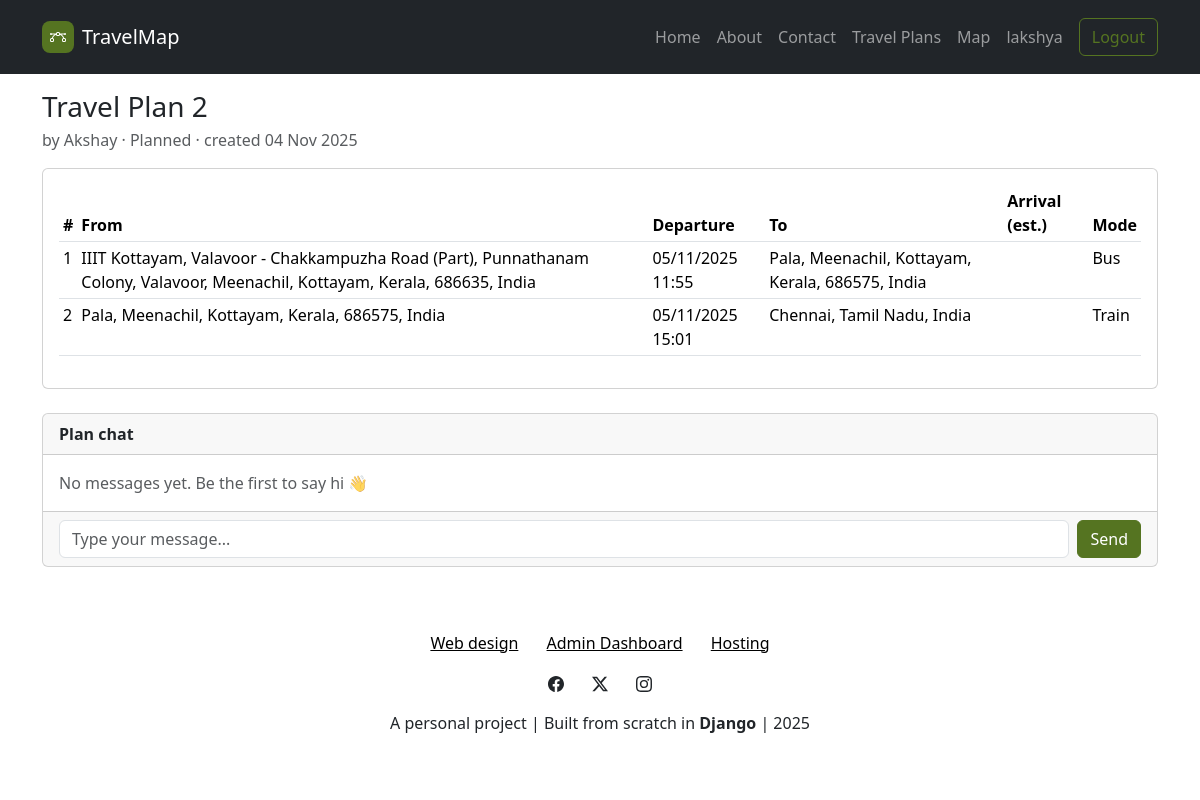
The app's page /travelplans/13/ (signed in), older data.
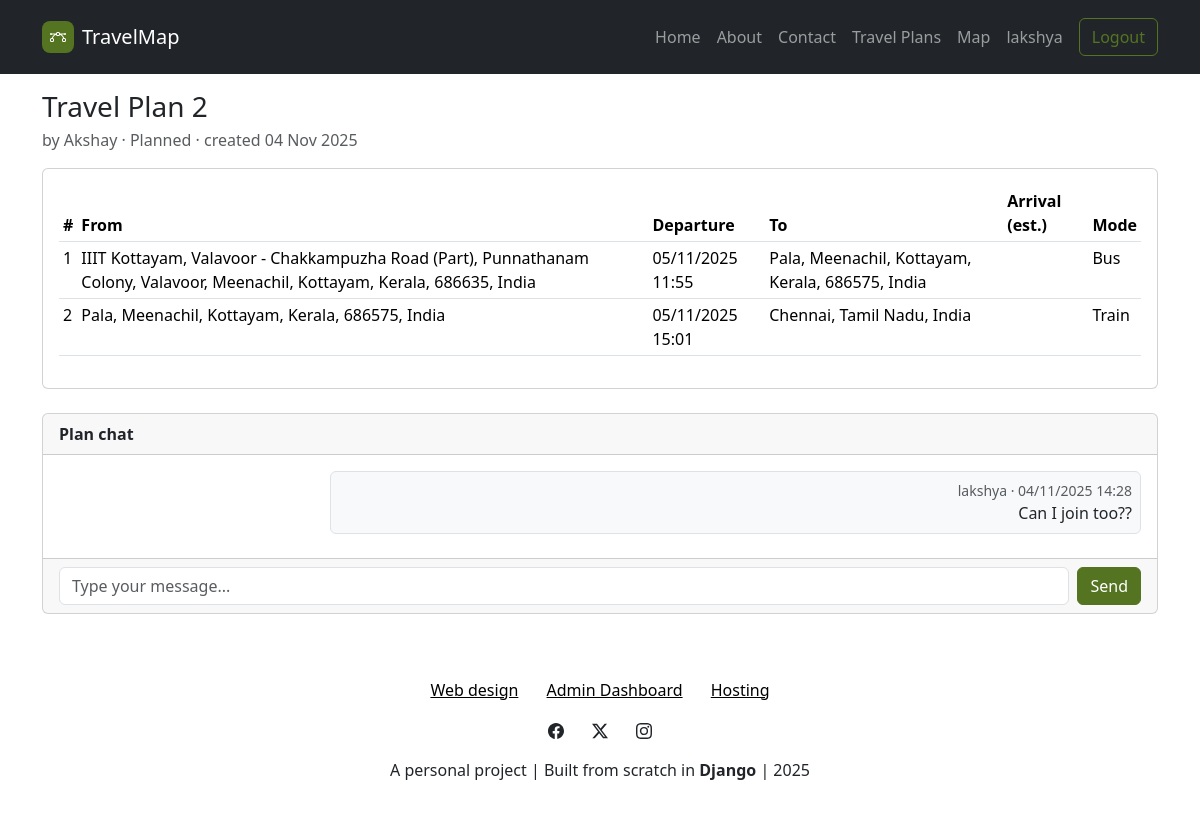
The same page, newer data.
### Accounts/models.py (models this page shows, shortened)
class Trip(models.Model):
    plan = models.ForeignKey(
        TravelPlan,
        on_delete=models.CASCADE,
        related_name='trips',
    )
    title = models.CharField(
        max_length=150,
    )
    origin_name = models.CharField(
        max_length=255,
    )
    origin_lat = models.CharField(
        max_length=50, null=True, blank=True
    )
    origin_lon = models.CharField(
        max_length=50, null=True, blank=True
    )
    destination_name = models.CharField(
        max_length=255,
    )
    destination_lat = models.CharField(
        max_length=50, null=True, blank=True
    )
    destination_lon = models.CharField(
        max_length=50, null=True, blank=True
    )
    departure_time = models.DateTimeField()
    estimated_arrival_time = models.DateTimeField(
        null=True, blank=True
    )
    transport_mode = models.CharField(
        max_length=6,
        choices=TransportMode.choices,
        default=TransportMode.TRAIN
    )
    passengers = models.ManyToManyField(
        settings.AUTH_USER_MODEL,
        related_name='joined_trips',
        blank=True,
        help_text="Students who have joined this trip",
    )
    notes = models.TextField(
        blank=True,
    )
    route = models.JSONField(null=True, blank=True)
    status = models.CharField(
        max_length=10,
        choices=PlanStatus.choices,
        default=PlanStatus.PLANNED
    )
    created_at = models.DateTimeField(auto_now_add=True)
    updated_at = models.DateTimeField(auto_now=True)
    class Meta:
        ordering = ['departure_time']

class ChatMessage(models.Model):
    plan = models.ForeignKey(
        TravelPlan,
        on_delete=models.CASCADE,
        related_name='chat_messages'
    )
    user = models.ForeignKey(
        settings.AUTH_USER_MODEL,
        on_delete=models.CASCADE,
        related_name='chat_messages'
    )
    content = models.TextField()
    created_at = models.DateTimeField(auto_now_add=True)
    class Meta:
        ordering = ['created_at']

### UI/views.py (the view)
# urls.py: path("travelplans/<int:pk>/", views.travelplan_detail, name="travelplan_detail"),
@login_required
def travelplan_detail(request, pk: int):
    plan = (
        TravelPlan.objects
        .select_related('user')
        .prefetch_related('trips__passengers', 'chat_messages__user')
        .get(pk=pk)
    )
    messages_qs = plan.chat_messages.all().select_related('user')
    return render(request, 'UI/travelplan_detail.html', {
        'plan': plan,
        'trips': plan.trips.all(),
        'chat_messages': messages_qs,
    })

### UI/context_processors.py (called while the page is built)
def site_settings(request):
    index_carousel = carousel.objects.all()
    index_features = features.objects.all()
    index_steps = step.objects.all()
    for item in list(index_carousel) + list(index_features):
        if hasattr(item, 'href') and item.href:
            try:
                item.href = reverse(item.href)
            except:
                pass
    return {
        'index_carousel': index_carousel,
        'index_features': index_features,
        'index_steps': index_steps,
    }

### templates/UI/travelplan_detail.html (shortened to what this page needs)
{% extends 'partials/layout.html' %}
{% load static %}
{% block content %}
<div id="content" class="container py-3">
  <div class="row mb-3 align-items-center">
    <div class="col">
      <h3 class="mb-1">{{ plan.title }}</h3>
      <div class="text-muted">
        by {{ plan.user.username }} · {{ plan.get_status_display }} · created {{ plan.created_at|date:"d M Y" }}
      </div>
    </div>
  </div>
  <div class="row">
    <div class="col">
      <div class="card">
        <div class="card-body">
          <div class="table-responsive">
            <table class="table table-sm table-hover">
              <thead>
                <tr>
                  <th>#</th>
                  <th>From</th>
                  <th>Departure</th>
                  <th>To</th>
                  <th>Arrival (est.)</th>
                  <th>Mode</th>
                </tr>
              </thead>
              <tbody>
                {% for trip in trips %}
                <tr>
                  <td>{{ forloop.counter }}</td>
                  <td>{{ trip.origin_name }}</td>
                  <td>{{ trip.departure_time|date:"d/m/Y H:i" }}</td>
                  <td>{{ trip.destination_name }}</td>
                  <td></td>
                  <td>{{ trip.get_transport_mode_display }}</td>
                </tr>
                {% empty %}
                <tr>
                  <td colspan="6" class="text-muted">No trips in this plan yet.</td>
                </tr>
                {% endfor %}
              </tbody>
            </table>
          </div>
        </div>
      </div>
    </div>
  </div>
  <div class="row mt-4">
    <div class="col">
      <div class="card">
        <div class="card-header d-flex justify-content-between align-items-center">
          <strong>Plan chat</strong>
        </div>
        <div class="card-body" style="max-height: 320px; overflow-y: auto;" id="chat-messages" data-plan-id="{{ plan.id }}" data-user-id="{% if request.user.is_authenticated %}{{ request.user.id }}{% endif %}">
          {% for m in chat_messages %}
            <div class="mb-2 d-flex">
              <div class="w-75 p-2 border rounded {% if m.user_id == request.user.id %}ms-auto bg-light text-end{% else %}bg-white{% endif %}">
                <div class="small text-muted">{{ m.user.username }} · {{ m.created_at|date:"d/m/Y H:i" }}</div>
                <div>{{ m.content|linebreaksbr }}</div>
              </div>
            </div>
          {% empty %}
            <div class="text-muted">No messages yet. Be the first to say hi 👋</div>
          {% endfor %}
        </div>
        <div class="card-footer">
          {% if request.user.is_authenticated %}
          <form id="chat-form" class="d-flex gap-2" method="post" action="{% url 'UI:chat_messages_api' plan.id %}">
            <input type="text" name="content" id="chat-input" class="form-control" placeholder="Type your message..." maxlength="2000" autocomplete="off"/>
            <button type="submit" class="btn btn-primary">Send</button>
          </form>
          {% else %}
          <a class="btn btn-outline-primary" href="{% url 'UI:login' %}">Login to chat</a>
          {% endif %}
        </div>
      </div>
    </div>
  </div>
</div>
{% endblock %}

Row changes from the older to the newer data that the page shows:
added ChatMessage: user.username "lakshya", created_at "04/11/2025 14:28", content "Can I join too??"
Text that changed along with them:
text no longer shown: "No messages yet. Be the first to say hi 👋"
